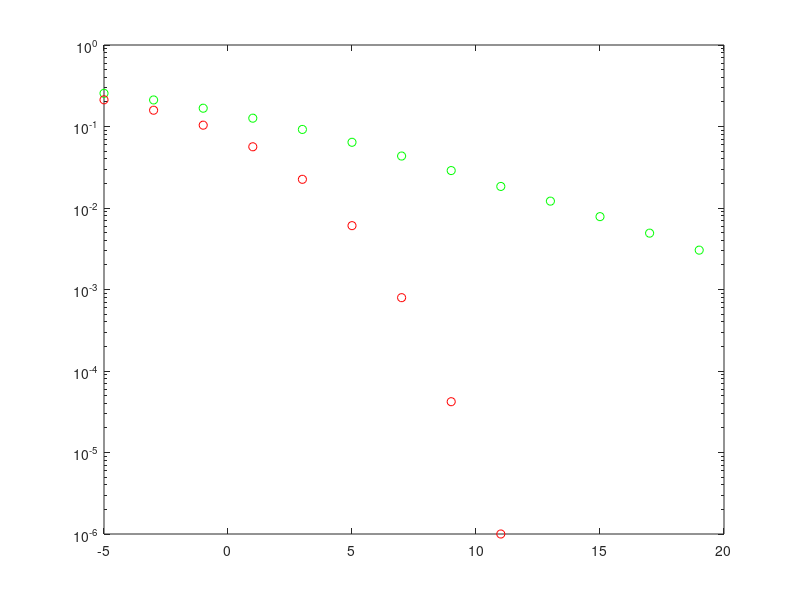

Write the MATLAB code that produced this figure. (Note: this script raises an error after producing the figure.)
%Desempenho de modulação digital sujeito a Desvanecimento Rayleigh
clc;clear all; close all;
% Parâmetros
N = 10^6;                       % Número de símbolos BPSK a serem transmitidos
EbN0dB =-5:2:20;     % Valores EbN0 a simular
% Transmissor
d =rand(1,N) > 0.5 ;    % Dados binários 
x = 2*d -1;                      % Símbolos BPSK: 0 representado por -1 e 1 representado por 1
%
% Inicialização de vetores de BER simulada e teórica
BER_rayleigh_simulada = zeros(1,length(EbN0dB));
BER_awgn_simulada =zeros(1,length(EbN0dB));
for i=1:length(EbN0dB)
    % Canal
    % Ruído AWGN complexo com média 0 e variância 1 (vetor base)
    noise = 1/sqrt(2)*(randn(1,N)+1j*randn(1,N)); 
    % Vetor de ruído com potência proporcional a EbNo corrente
    n = noise*10^(-EbN0dB(i)/20);  
    % Desvanecimento Rayleigh normalizado
    h = 1/sqrt(2)*(randn(1,N)+1j*randn(1,N));
    %
    % Sinal recebido para caso com somente ruído AWGN
    y_awgn = x + n; 
    % Sinal recebido para caso com desvanecimento Rayleigh e ruído AWGN
    y_rayleigh = h.*x + n;
    %
    % Receptor coerente para o canal Rayleigh (supondo conhecimento de h no receptor)
    y_rayleigh_cap=y_rayleigh./h; % Equalizador
    % Os símbolos positivos recebidos são 1, os demais são 0 (lembrar da simbologia)
    r_rayleigh = real(y_rayleigh_cap)>0;
    %
    % Receptor para o canal somente AWGN
    r_awgn = real(y_awgn) > 0;
    % Contador de erro para o caso com Rayleigh e AWGN
    BER_rayleigh_simulada(1,i) = sum(xor(d,r_rayleigh));
    % Contador de erro para o caso com somente AWGN
    BER_awgn_simulada(1,i) = sum(xor(d,r_awgn));
    % Fim do loop de EbN0
end
% Cálculo da BER para o caso com Rayleigh e AWGN
BER_rayleigh_simulada =BER_rayleigh_simulada/N ;
% Cálculo da BER para o caso com somente AWGN
BER_awgn_simulada =BER_awgn_simulada/N;
%
% Pe Teórica
EbN0=10.^(EbN0dB/10);            % Eb/N0 em escala linear
% Implementação direta da equação de Pe para o canal Rayleigh+AWGN
BER_rayleigh_teorica = 0.5*(1-sqrt(EbN0./(1+EbN0))); 
% Implementação direta da equação de Pe para o canal somente AWGN
BER_awgn_teorica = 0.5*erfc(sqrt(EbN0));
%
%
figure
% Rayleigh simulado
semilogy(EbN0dB,BER_rayleigh_simulada,'go')%,'Display Name','Rayleigh simulada')
hold all;
% AWGN simulado
semilogy(EbN0dB,BER_awgn_simulada,'ro')%'Display Name','AWGN simulada')
% Rayleigh teórico
semilogy(EbN0dB,BER_rayleigh_teorica,'K--')%''Display Name','Rayleigh teórica')
% AWGN teórico
semilogy(EbN0dB,BER_awgn_teorica,'b--')%'Display Name','AWGN teórica')
xlim([-5,20]);
ylim([10^(-5),1.2])
%plt.axis([-5,20,10**(-5),1.2])
legend
title('E_b/N_0 Vs BER para BPSK em canais Rayleigh e AWGN')
xlabel('E_b/N_0(dB)')
ylabel('BER ou Pe')
grid on
legend('Rayleigh Simulada','AWGN Simulada','Rayleigh Teórica','AWGN teórica')

